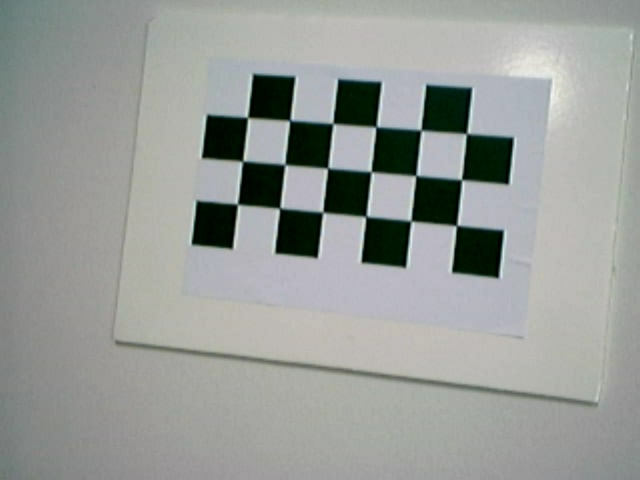
#> input picture data/image1.jpg, 640 x 480 px
$ python 1105.py
#> lines starting #> are read from the running program, lines starting #| are printed output that depends on the picture; long printed decimals are rounded
# 1105.py
import cv2
import numpy as np
np.set_printoptions(precision=2, suppress=True)

#1
img1 = cv2.imread('./data/image1.jpg')
#> img1 is the input picture: shape (480, 640, 3); mean B, G, R 152.2, 155.6, 152.1
img2 = cv2.imread('./data/image2.jpg')
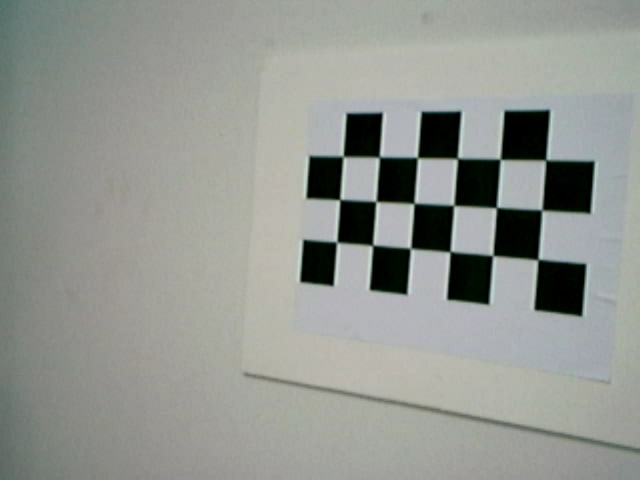
#> input picture data/image2.jpg, 640 x 480 px
#> img2 is the input picture: shape (480, 640, 3); mean B, G, R 144.8, 150, 146.8
imageSize= (img1.shape[1], img1.shape[0]) # (width, height)
#> imageSize = (640, 480)

def FindCornerPoints(src_img, patternSize):
#> called with patternSize = (6, 3)
    found, corners = cv2.findChessboardCorners(src_img, patternSize)
#> found = True; corners = 18 rows, first 8: [455.3, 226.5], [409.4, 219.8], [367.7, 215.4], [324.2, 213.2], [278.3, 209.7], [238.2, 205.5], [460.6, 178.8], [414.6, 176.8]
    if not found:
        return found, corners

    term_crit=(cv2.TERM_CRITERIA_EPS+cv2.TERM_CRITERIA_MAX_ITER, 10, 0.01)
    gray = cv2.cvtColor(src_img, cv2.COLOR_BGR2GRAY)
    corners = cv2.cornerSubPix(gray, corners, (5,5), (-1,-1), term_crit)
#> corners = 18 rows, first 8: [456.6, 225.5], [410.9, 220.9], [366, 216.4], [322.8, 212.1], [279.6, 208.1], [237.4, 204.2], [461.5, 179.7], [415.8, 175.5]
    corners = corners[::-1] # reverse order, in this example, to set origin to (left-upper)
#> corners = 18 rows, first 8: [247.5, 117.4], [289.9, 120.3], [332.8, 123.4], [376.1, 126.8], [421, 130.1], [466.6, 133.5], [242.7, 161.3], [284.9, 164.5]
    return found, corners

patternSize = (6, 3)
found1, corners1 = FindCornerPoints(img1, patternSize)
#> found1 = True; corners1 has the same summary as corners in FindCornerPoints
found2, corners2 = FindCornerPoints(img2, patternSize)
#> in FindCornerPoints (call 2), `found, corners = cv2.findChessboardCorners(src_img, patternSize)`: corners = 18 rows, first 8: [535.8, 260.8], [494.5, 256.6], [451.7, 250.5], [410.6, 248.5], [371.3, 246.6], [335.7, 240.8], [540.5, 208.5], [498.3, 206.6]
#> in FindCornerPoints (call 2), `corners = cv2.cornerSubPix(gray, corners, (5,5), (-1,-1), term_crit)`: corners = 18 rows, first 8: [537.9, 259.6], [492.8, 255.6], [450.1, 251.5], [410.5, 248.3], [372.6, 245.4], [336.7, 242], [541.8, 210], [496.4, 207.5]
#> in FindCornerPoints (call 2), `corners = corners[::-1]`: corners = 18 rows, first 8: [343.1, 156.4], [379.4, 157.1], [417.4, 157.5], [457.4, 158.3], [500.3, 159.2], [545.8, 159.9], [339.8, 199.5], [376, 201.4]
#> found2 = True; corners2 has the same summary as corners in FindCornerPoints

#2: set world(object) coordinates to Z = 0
xN, yN = patternSize # (6, 3)
mW = np.zeros((xN*yN, 3), np.float32) # (18, 3)
mW[:, :2] = np.mgrid[0:xN, 0:yN].T.reshape(-1, 2) # mW points on Z = 0
mW[:, :2] += 1

#3: camera calibration
#3-1: intrinc parameters
K = cv2.initCameraMatrix2D([mW, mW], [corners1, corners2], imageSize) #(640, 480)
#> K = [[942.7, 0, 319.5], [0, 942.7, 239.5], [0, 0, 1]]
print("initial K=\n", K)
#| initial K=
#|  [[942.73   0.   319.5 ]
#|  [  0.   942.73 239.5 ]
#|  [  0.     0.     1.  ]]

#3-2: extrinc parameters(camera pose) by cv2.solvePnP()
dists = None  # dists = np.zeros(5)
ret1, rvec1, tvec1 = cv2.solvePnP(mW, corners1, K, dists)
#> ret1 = True; rvec1 = [-0.0477, 0.239, 0.108]; tvec1 = [-2.5, -3.89, 21.87]
ret2, rvec2, tvec2 = cv2.solvePnP(mW, corners2, K, dists)
#> ret2 = True; rvec2 = [-0.0123, 0.644, 0.0767]; tvec2 = [-0.168, -3, 22.5]
rvecs = [rvec1, rvec2]
#> rvecs = [[-0.0477, 0.239, 0.108], [-0.0123, 0.644, 0.0767]]
tvecs = [tvec1, tvec2]
#> tvecs = [[-2.5, -3.89, 21.87], [-0.168, -3, 22.5]]

#4: load the calibrated camera parameters
##with np.load('./data/calib_1104.npz') as X:
##    K, dists, rvecs, tvecs = [X[i] for i in ('K','dists','rvecs','tvecs')]

#5: display, project, and re-projection errors
index = [0, 5, 17, 12] # 4-corner index
axis3d = np.float32([[0,0,0], [3,0,0], [0,3,0], [0,0,-3]]).reshape(-1,3)

for i in range(2):
#5-1
    print("tvec[{}]={}".format(i, tvecs[i].T))
    print("rvec[{}]={}".format(i, rvecs[i].T)) # rvecs[i].shape = (3, 1)

    R, _ = cv2.Rodrigues(rvecs[i]) # R.shape = (3, 3)
    print("R[{}]=\n{}".format(i, R))

#5-2
    if i==0:
        img = img1
    else:
        img = img2

#5-3: display axis
    axis_2d, _ = cv2.projectPoints(axis3d, rvecs[i], tvecs[i], K, dists)
    axis_2d    = np.int32(axis_2d).reshape(-1,2)
    cv2.line(img, tuple(axis_2d[0]), tuple(axis_2d[1]),(255, 0, 0),3)
    cv2.line(img, tuple(axis_2d[0]), tuple(axis_2d[2]),(0, 255, 0),3)
    cv2.line(img, tuple(axis_2d[0]), tuple(axis_2d[3]),(0, 0, 255),3)

#5-4: display pW on Z = 0
    pW = mW[index]  # 4-corners' coord (x, y, 0)
    p1, _ = cv2.projectPoints(pW, rvecs[i], tvecs[i], K, dists)
    p1    = np.int32(p1)

    cv2.drawContours(img, [p1],-1,(0,255,255), -1)
    cv2.polylines(img,[p1],True,(0,255,0), 2)

#5-5: display pW on Z = -2
    pW[:, 2] = -2 # 4-corners' coord (x, y, -2)
    p2, _ = cv2.projectPoints(pW, rvecs[i], tvecs[i], K, dists)
    p2    = np.int32(p2)
    cv2.polylines(img,[p2],True,(0,0,255), 2)

#5-6: display edges between two rectangles
    for j in range(4):
        x1, y1 = p1[j][0] # Z = 0
        x2, y2 = p2[j][0] # Z = -2
        cv2.line(img, (x1, y1), (x2, y2), (255, 0, 0), 2)

#5-7: re-projection errors
    pts, _ = cv2.projectPoints(mW, rvecs[i], tvecs[i], K, dists)
    if i==0:
        errs = cv2.norm(corners1, np.float32(pts))
    else:
        errs = cv2.norm(corners2, np.float32(pts))
    print("errs[{}]={}".format(i, errs))
#> this loop made 2 passes
#> (axis_2d, p1, p2, errs) on passes 1 to 2: ([[211, 71], [337, 79], [196, 200], [160, 37]], [[247, 117], [466, 133], [456, 225], [237, 204]], [[218, 99], [458, 116], [447, 217], [207, 194]], 1.29), ([[312, 113], [420, 112], [303, 239], [227, 94]], [[343, 156], [545, 160], [537, 259], [336, 242]], [[289, 146], [501, 148], [492, 257], [282, 239]], 1.02)
#| tvec[0]=[[-2.5  -3.89 21.87]]
#| rvec[0]=[[-0.05  0.24  0.11]]
#| R[0]=
#| [[ 0.97 -0.11  0.23]
#|  [ 0.1   0.99  0.06]
#|  [-0.24 -0.03  0.97]]
#| errs[0]=1.295
#| tvec[1]=[[-0.17 -3.   22.5 ]]
#| rvec[1]=[[-0.01  0.64  0.08]]
#| R[1]=
#> (further printed lines are left out)
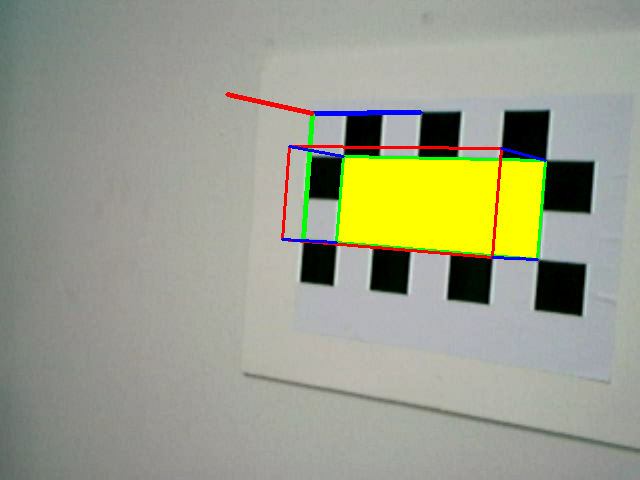
#> img: shape (480, 640, 3); mean B, G, R 138.2, 158.5, 155.9
cv2.imshow('img1',img1)
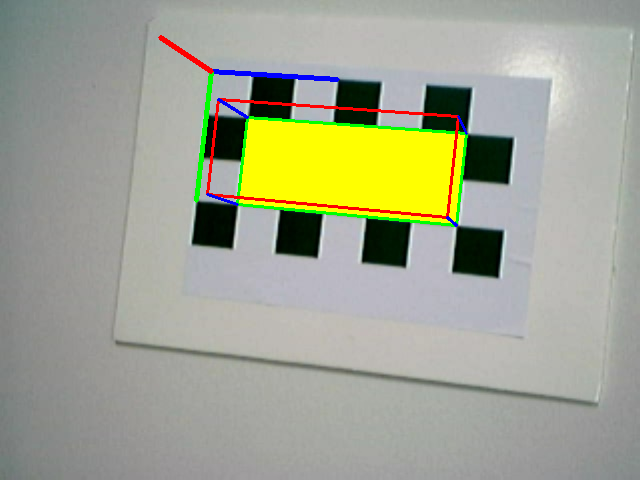
#> window 'img1': shape (480, 640, 3); mean B, G, R 145, 164.1, 161.4
cv2.imshow('img2',img2)
cv2.waitKey()
cv2.destroyAllWindows()
